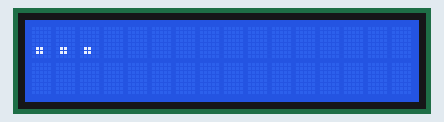
Recording of a sketch running on a simulated Arduino Uno, built with avr-gcc and run on an emulated ATmega328P. Shown: 16×2 character LCD.

Above: at 0.1 s.
At 1.57 s:
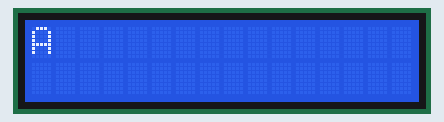
At 2.6 s:
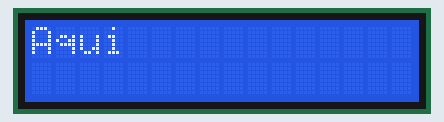
At 6.4 s:
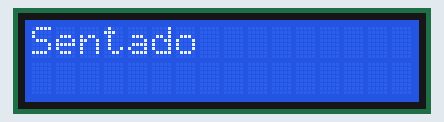
At 8.7 s:
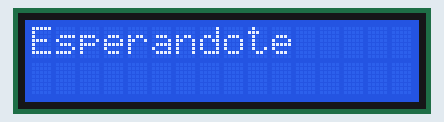
At 12.3 s:
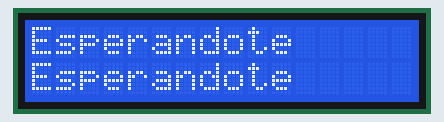

The sketch:

I2C.ino
```cpp
#include <Wire.h>
#include <LiquidCrystal_I2C.h>

LiquidCrystal_I2C lcd(0x27, 16, 2);

void setup() {

  lcd.init();
  lcd.backlight();

}

void loop() {

  // Primer texto
  lcd.clear();
  lcd.setCursor(0,0);
  lcd.print("...");

  lcd.setCursor(0,1);
  lcd.print(" ");
  delay(1300);

  // Segundo texto
  lcd.clear();

  String texto1 = "Aqui";

  for(int i = 0; i < texto1.length(); i++) {

    lcd.print(texto1[i]);
    delay(400);

  }

  delay(2200);

  // Tercer texto
  lcd.clear();

  String texto2 = "Sentado";

  for(int i = 0; i < texto2.length(); i++) {

    lcd.print(texto2[i]);
    delay(200);

  }

  delay(2000);

  // Cuarto texto
  lcd.clear();

  lcd.setCursor(0,0);
  lcd.print("Esperandote");
   delay(3600);

  lcd.setCursor(0,1);
  lcd.print("Esperandote");
  delay(3000);

}
```

Measured:
- by itself, everything shown: repeats every 15.1 s, in 14 steps
- what the display in image 1 shows lasts 0.4 s, from 1.4 s to 1.8 s
- what the display in image 2 shows lasts 2.6 s, from 2.6 s to 5.2 s
- what the display in image 3 shows lasts 2.2 s, from 6.4 s to 8.6 s
- what the display in image 4 shows lasts 3.6 s, from 8.6 s to 12.2 s
- what the display in image 5 shows lasts 3.0 s, from 12.2 s to 15.2 s
